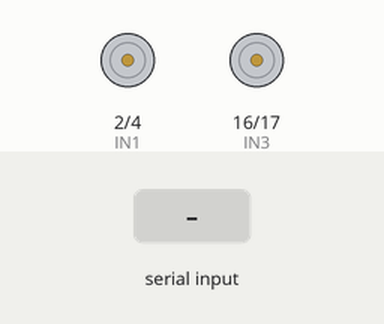
Recording of a sketch running on a simulated ESP32. On the bench: motor-driver pin pairs drawn as motors (green arrow = first pin HIGH = forward, orange = second pin HIGH = backward, longer = more drive, scaled by the enable pin). The test bench sets the inputs (shaded band). Nothing arrives over Bluetooth unless stated.

Above: at 2.2 s.
2.3 s: "F" received over the second serial link
At 2.9 s:
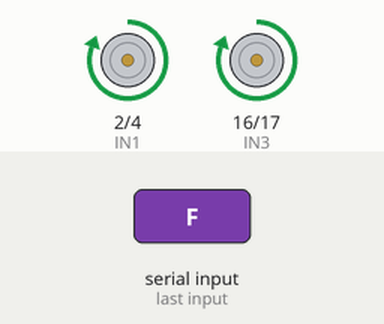
3.8 s: "B" received over the second serial link
At 4.1 s:
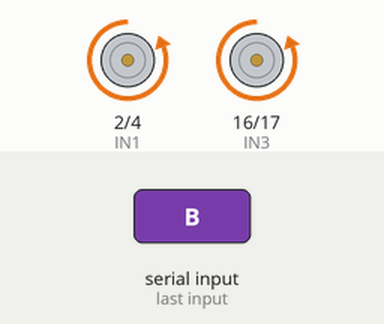
5.3 s: "L" received over the second serial link
At 6.4 s:
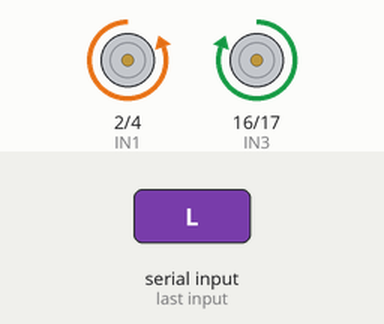
6.8 s: "R" received over the second serial link
At 7.6 s:
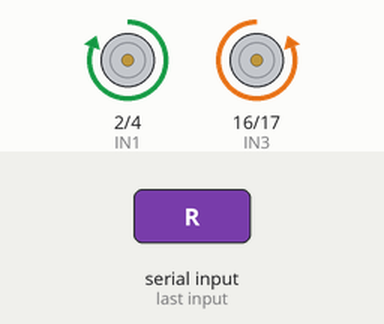
8.3 s: "S" received over the second serial link
At 8.7 s:
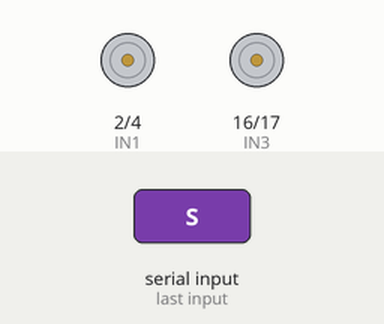
Timing chart, 0 to 10.8 s (numbered marks = the images above; inputs shaded):
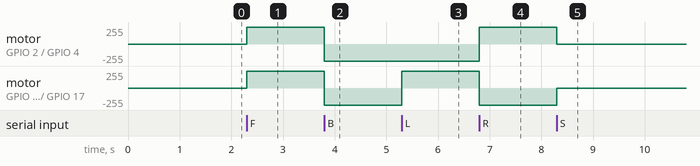

The sketch:

main.ino
```cpp
#include <BluetoothSerial.h>

BluetoothSerial SerialBT;

char command;


// =====================================
// L298N PINS
// =====================================

#define ENA 15
#define IN1 2
#define IN2 4

#define IN3 16
#define IN4 17
#define ENB 19


// =====================================
// MOTOR FUNCTIONS
// =====================================

void stopCar() {

  digitalWrite(IN1, LOW);
  digitalWrite(IN2, LOW);

  digitalWrite(IN3, LOW);
  digitalWrite(IN4, LOW);

  digitalWrite(ENA, LOW);
  digitalWrite(ENB, LOW);
}


void forward() {

  digitalWrite(ENA, HIGH);
  digitalWrite(ENB, HIGH);

  digitalWrite(IN1, HIGH);
  digitalWrite(IN2, LOW);

  digitalWrite(IN3, HIGH);
  digitalWrite(IN4, LOW);
}


void backward() {

  digitalWrite(ENA, HIGH);
  digitalWrite(ENB, HIGH);

  digitalWrite(IN1, LOW);
  digitalWrite(IN2, HIGH);

  digitalWrite(IN3, LOW);
  digitalWrite(IN4, HIGH);
}


void left() {

  digitalWrite(ENA, HIGH);
  digitalWrite(ENB, HIGH);

  digitalWrite(IN1, LOW);
  digitalWrite(IN2, HIGH);

  digitalWrite(IN3, HIGH);
  digitalWrite(IN4, LOW);
}


void right() {

  digitalWrite(ENA, HIGH);
  digitalWrite(ENB, HIGH);

  digitalWrite(IN1, HIGH);
  digitalWrite(IN2, LOW);

  digitalWrite(IN3, LOW);
  digitalWrite(IN4, HIGH);
}


void setup() {

  Serial.begin(115200);
  SerialBT.begin("BT_CAR");

  delay(1000);


  // Motor pins
  pinMode(ENA, OUTPUT);

  pinMode(IN1, OUTPUT);
  pinMode(IN2, OUTPUT);

  pinMode(IN3, OUTPUT);
  pinMode(IN4, OUTPUT);

  pinMode(ENB, OUTPUT);


  // Start stopped
  stopCar();

}
void loop() {

  if(SerialBT.available()){
    command = SerialBT.read();
  }


  switch(command){

    case 'F':
      forward() ;
      break;

    case 'B':
      backward();
      break;

    case 'L':
      left() ;
      break;

    case 'R':
      right();
      break;

    case 'S':
      stopCar();
      break;

  }
}
```

Measured:
- after the input at 2.3 s, motor on GPIO 2 (IN1) / GPIO 4 (IN2), motor on GPIO 16 (IN3) / GPIO 17 (IN4): stopped → forward 255/255 at once
- after the input at 3.8 s, motor on GPIO 2 (IN1) / GPIO 4 (IN2), motor on GPIO 16 (IN3) / GPIO 17 (IN4): forward 255/255 → backward 255/255 at once
- after the input at 5.3 s, motor on GPIO 16 (IN3) / GPIO 17 (IN4): backward 255/255 → forward 255/255 at once
- after the input at 6.8 s, motor on GPIO 2 (IN1) / GPIO 4 (IN2): backward 255/255 → forward 255/255 at once; motor on GPIO 16 (IN3) / GPIO 17 (IN4): forward 255/255 → backward 255/255 at once
- after the input at 8.3 s, motor on GPIO 2 (IN1) / GPIO 4 (IN2): forward 255/255 → stopped at once; motor on GPIO 16 (IN3) / GPIO 17 (IN4): backward 255/255 → stopped at once
